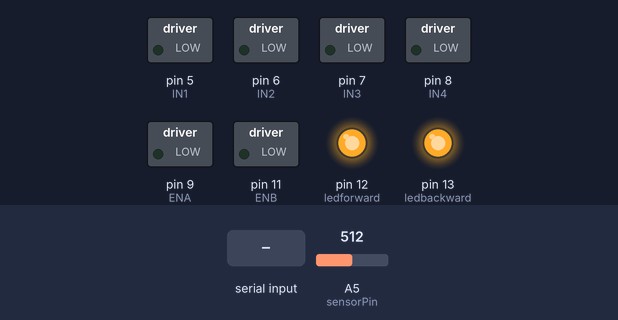
A sketch run on a simulated Arduino Uno, built with avr-gcc and run on an emulated ATmega328P. On the bench: switched loads named in the sketch (green lamp = pin HIGH), output pins drawn as LEDs (lit = HIGH). The test bench sets the inputs (shaded band); at power-on: A5 (sensorPin) = 512. What the sketch prints to the serial monitor is not drawn.

Above: at 1.7 s.
1.8 s: "w" received over Serial
At 2.5 s:
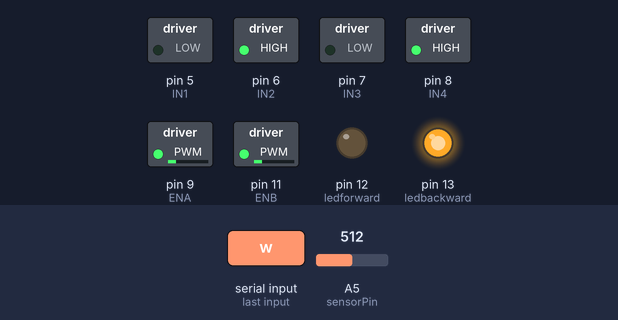
3.3 s: "s" received over Serial
At 4.4 s:
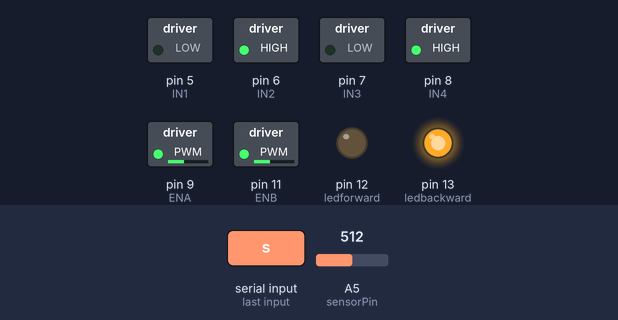
4.8 s: "a" received over Serial
At 6.0 s:
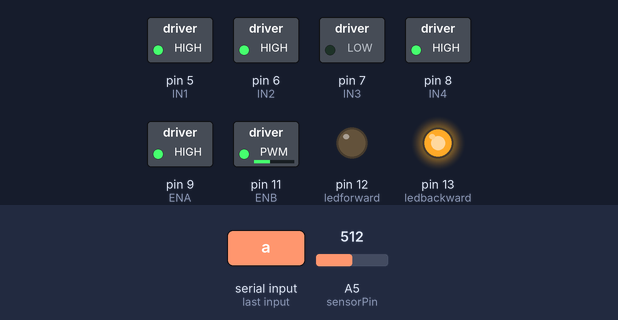
6.3 s: "1" received over Serial
At 7.4 s:
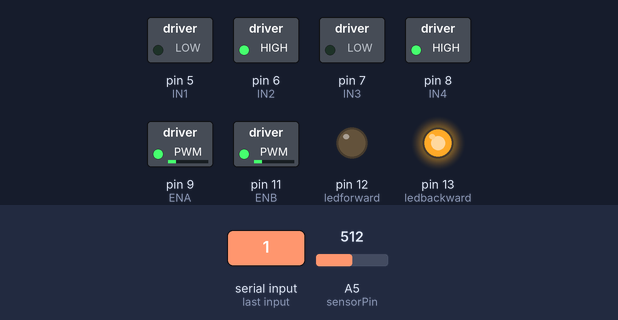
7.8 s: "d" received over Serial
At 9.0 s:
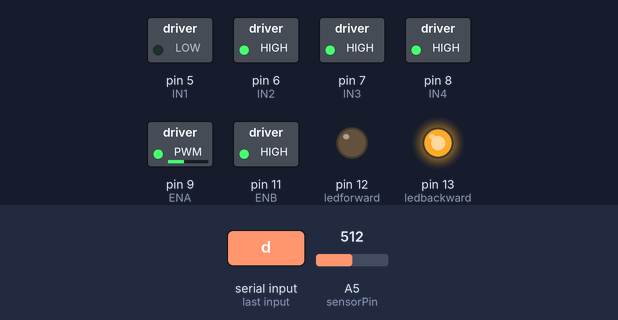
9.3 s: A5 (sensorPin) set to 105
12.3 s: A5 (sensorPin) set to 95
Timing chart, 0 to 14.8 s (numbered marks = the images above; inputs shaded):
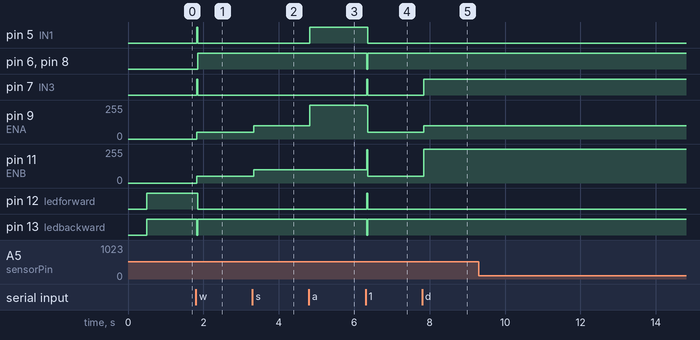

The sketch:

final.ino
```cpp
const int ledforward = 12; //przednie swiatla
const int ledbackward = 13; //swiatla tylne/stop
//piny obslugujace silnik A
const int ENA = 9;
const int IN1 = 5;
const int IN2 = 6;
//piny obslugujace silnik B
const int ENB = 11;
const int IN3 = 7;
const int IN4 = 8;
int driving = 0; //1 przod, -1 tyl
int steering = 0; //-1 lewo, 1 prawo
int motorL = 0; //predkosc silnika A
int motorR = 0; //predkosc silnika B
int const sensorPin = A5;
int sensorValue = 0;
char state; //zmienna pobierajaca z portu szeregowego
void setup() {
  Serial.begin(9600);
  pinMode(ledbackward,OUTPUT);
  pinMode(ledforward,OUTPUT);
  pinMode(ENA,OUTPUT);
  pinMode(IN1,OUTPUT);
  pinMode(IN2,OUTPUT);

  pinMode(ENB,OUTPUT);
  pinMode(IN3,OUTPUT);
  pinMode(IN4,OUTPUT);
  delay(500);
  //zatrzymanie silnikow
  digitalWrite(IN1, LOW);
  digitalWrite(IN2, LOW);
  digitalWrite(IN3, LOW);
  digitalWrite(IN4, LOW);
}

void loop()
{
  sensorValue = analogRead(sensorPin);
    //-------------------------jazda do tylu w razie wykrycia zderzenia---------------------
    if ((sensorValue > 250)&&(driving == 1))
    {
      driving = -1;
      steering = 0;
      motorL = 50;
      motorR = 50;
    }
  if (Serial.available())
  {
    state = Serial.read();
    //-------------------------obsluga jazdy do przodu-----------------------------------
    if((state == 'w')&&(driving == 0))
    {
     driving = 1;
     motorL = 50;
     motorR = 50;
    }
    else if((state == 'w')&&(driving == 1)&&(motorL < 250)&&(motorR < 250))
    {
     motorL += 50;
     motorR += 50;
    }
     else if((state == 'w')&&(driving == -1))
    {
     motorL -= 50;
     motorR -= 50;
      if ((motorL == 0)&&(motorR == 0))
      {
        driving = 0;
      }
    }
  //-------------------------obsluga jazdy do tylu-----------------------------------
  if((state == 's')&&(driving == 0))
    {
     driving = -1;
     motorL = 50;
     motorR = 50;
    }
    else if((state == 's')&&(driving == -1)&&(motorL < 250)&&(motorR < 250))
    {
     motorL += 50;
     motorR += 50;
    }
     else if((state == 's')&&(driving == 1))
    {
     motorL -= 50;
     motorR -= 50;
      if ((motorL == 0)&&(motorR == 0))
      {
        driving = 0;
      }
    }
    //-------------------------obsluga skrecania-----------------------------------
    else if((state == 'a')&&(steering > -1))
    {
      steering = steering - 1;
    }
    else if((state == 'd')&&(steering < 1))
    {
      steering = steering + 1;
    }
    //-------------------------obsluga przycisku zatrzymania-----------------------------------
    else if(state == '0')
    {
      driving = 0;
      steering = 0;
      motorL = 0;
      motorR = 0;
    }
    //-------------------------obsluga przycisku turbo-----------------------------------
    else if(state == '1')
    {
      driving = 1;
      steering = 0;
      motorL = 250;
      motorR = 250;
    }
  }
 Serial.print("Wartosc sensora: ");
 Serial.println(sensorValue);
 //pojazd stoi
 if ((driving == 0)&&(steering == 0))
  {
    //swiatla
     digitalWrite(ledforward, HIGH);
    digitalWrite(ledbackward, HIGH);
    //silniki
    analogWrite(ENA, 0);
    digitalWrite(IN1, LOW);
    digitalWrite(IN2, LOW);

    analogWrite(ENB, 0);
    digitalWrite(IN3, LOW);
    digitalWrite(IN4, LOW);
  }
  //pojazd skreca w miejscu w LEWO
  else if ((driving == 0)&&(steering == -1))
  {
    //swiatla
    digitalWrite(ledforward, HIGH);
    digitalWrite(ledbackward, LOW);
    //silniki
    analogWrite(ENA, 75);
    digitalWrite(IN1, LOW);
    digitalWrite(IN2, HIGH);

    analogWrite(ENB, 75);
    digitalWrite(IN3, HIGH);
    digitalWrite(IN4, LOW);
  }
    //pojazd skreca w miejscu w PRAWO
  else if ((driving == 0)&&(steering == 1))
  {
    //swiatla
     digitalWrite(ledforward, HIGH);
    digitalWrite(ledbackward, LOW);
    //silniki
    analogWrite(ENA, 75);
    digitalWrite(IN1, HIGH);
    digitalWrite(IN2, LOW);

    analogWrite(ENB, 75);
    digitalWrite(IN3, LOW);
    digitalWrite(IN4, HIGH);
  }
  //pojazd jedzie do PRZODU
  else if ((driving == 1)&&(steering == 0))
  {
    //swiatla
     digitalWrite(ledforward, HIGH);
    digitalWrite(ledbackward, LOW);
    //silniki
    analogWrite(ENA, motorL);
    digitalWrite(IN1, HIGH);
    digitalWrite(IN2, LOW);

    analogWrite(ENB, motorR);
    digitalWrite(IN3, HIGH);
    digitalWrite(IN4, LOW);
  }
   //pojazd jedzie do TYLU
  else if ((driving == -1)&&(steering == 0))
  {
    //swiatla
     digitalWrite(ledforward, LOW);
    digitalWrite(ledbackward, HIGH);
    //silniki
    analogWrite(ENA, motorL);
    digitalWrite(IN1, LOW);
    digitalWrite(IN2, HIGH);

    analogWrite(ENB, motorR);
    digitalWrite(IN3, LOW);
    digitalWrite(IN4, HIGH);
  }
    //pojazd skreca w LEWO w trakcie JAZDY do PRZODU
  else if ((driving == 1)&&(steering == -1))
  {
    //swiatla
     digitalWrite(ledforward, HIGH);
    digitalWrite(ledbackward, LOW);
    //silniki
    analogWrite(ENA, 255);
    digitalWrite(IN1, HIGH);
    digitalWrite(IN2, HIGH);

    analogWrite(ENB, 100);
    digitalWrite(IN3, HIGH);
    digitalWrite(IN4, LOW);
  }
      //pojazd skreca w PRAWO w trakcie JAZDY do PRZODU
  else if ((driving == 1)&&(steering == 1))
  {
    //swiatla
     digitalWrite(ledforward, HIGH);
    digitalWrite(ledbackward, LOW);
    //silniki
    analogWrite(ENA, 100);
    digitalWrite(IN1, HIGH);
    digitalWrite(IN2, LOW);

    analogWrite(ENB, 255);
    digitalWrite(IN3, HIGH);
    digitalWrite(IN4, HIGH);
  }
    //pojazd skreca w LEWO w trakcie JAZDY do TYLU
  else if ((driving == -1)&&(steering == -1))
  {
    //swiatla
     digitalWrite(ledforward, LOW);
    digitalWrite(ledbackward, HIGH);
    //silniki
    analogWrite(ENA, 255);
    digitalWrite(IN1, HIGH);
    digitalWrite(IN2, HIGH);

    analogWrite(ENB, 100);
    digitalWrite(IN3, LOW);
    digitalWrite(IN4, HIGH);
  }
      //pojazd skreca w PRAWO w trakcie JAZDY do TYLU
  else if ((driving == -1)&&(steering == 1))
  {
    //swiatla
     digitalWrite(ledforward, LOW);
    digitalWrite(ledbackward, HIGH);
    //silniki
    analogWrite(ENA, 100);
    digitalWrite(IN1, LOW);
    digitalWrite(IN2, HIGH);

    analogWrite(ENB, 255);
    digitalWrite(IN3, HIGH);
    digitalWrite(IN4, HIGH);
  }

}
```

Measured:
- after the input at 1.8 s, pin 5 (IN1), pin 7 (IN3): LOW → HIGH at once, → LOW 0.02 s later; pin 6 (IN2), pin 8 (IN4): LOW → HIGH after 0.05 s; pin 9 (ENA), pin 11 (ENB): 0/255 → 50/255 at once; pin 12 (ledforward): HIGH → LOW after 0.05 s; pin 13 (ledbackward): HIGH → LOW at once, → HIGH 0.02 s later
- after the input at 3.3 s, pin 9 (ENA), pin 11 (ENB): 50/255 → 100/255 at once
- after the input at 4.8 s, pin 5 (IN1): LOW → HIGH at once; pin 9 (ENA): 100/255 → 255/255 at once
- after the input at 6.3 s, pin 5 (IN1): HIGH → LOW after 0.06 s; pin 6 (IN2), pin 8 (IN4), pin 13 (ledbackward): HIGH → LOW at once, → HIGH 0.02 s later; pin 7 (IN3), pin 12 (ledforward): LOW → HIGH at once, → LOW 0.02 s later; pin 9 (ENA): 255/255 → 50/255 at once; pin 11 (ENB): 100/255 → 50/255 at once
- after the input at 7.8 s, pin 7 (IN3): LOW → HIGH after 0.05 s; pin 9 (ENA): 50/255 → 100/255 after 0.05 s; pin 11 (ENB): 50/255 → 255/255 after 0.05 s
- after the input at 9.3 s, every drawn part: stays the same
- after the input at 12.3 s, every drawn part: stays the same
